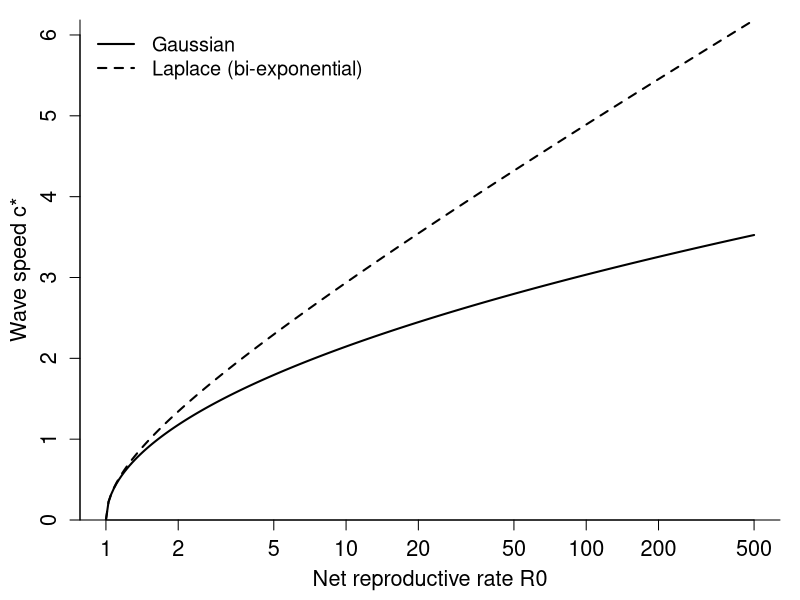

Source code (R):
# Compare wave speed of Gaussian and Laplace

graphics.off(); 
setwd("~/Repos/ipm_book/Rcode/c8"); 

# set sigma=1;
sigma=1; b=sqrt(1/2); 

# Values of R0
R0=seq(1,100,length=250); 
r=seq(0,log(500),length=250); R0=exp(r);  


#Gaussian wave speed
cstar.G = sqrt(2*r)*sigma
#plot(R0,cstar.G,type="l"); 

# Laplace wave speed
eps=0.0001;
svals=seq(eps,1/b-eps,length=5000); 
M=1/(1-(b*svals)^2); 

nx=length(r); cstar.L=numeric(nx); 
for(j in 1:nx) {
	csvals=(1/svals)*(r[j]+log(M));
	cstar.L[j]=min(csvals);
}
dev.new(width=6,height=4)
par(cex.lab=1.3,cex.axis=1.3,bty="l",mgp=c(2.5,1,0),mar=c(4,4,1,1),xlog=TRUE,yaxs="i")
matplot(R0,cbind(cstar.G,cstar.L),type="l",lwd=2,log="x",
   xlab="Net reproductive rate R0",ylab="Wave speed c*",col="black"); 	


legend("topleft",legend=c("Gaussian","Laplace (bi-exponential)"),col="black",lwd=2,lty=c(1,2),bty="n",cex=1.2); 

dev.copy2eps(file="~/Repos/ipm_book/c8/figures/GaussLaplaceWaves.eps"); 
